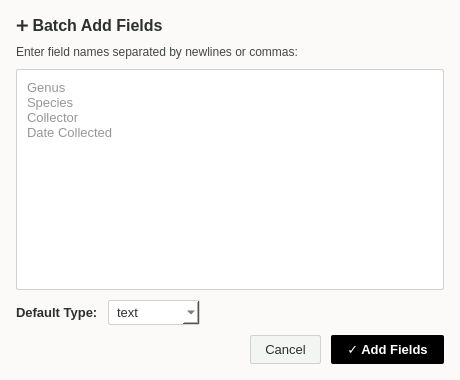
<?xml version="1.0" encoding="UTF-8"?>
<ui version="4.0">
 <class>BatchAddFieldsDialog</class>
 <widget class="QDialog" name="BatchAddFieldsDialog">
  <property name="geometry">
   <rect>
    <x>0</x>
    <y>0</y>
    <width>460</width>
    <height>380</height>
   </rect>
  </property>
  <property name="minimumSize">
   <size>
    <width>400</width>
    <height>320</height>
   </size>
  </property>
  <property name="windowTitle">
   <string>Batch Add Multiple Fields</string>
  </property>
  <property name="styleSheet">
   <string notr="true">QDialog#BatchAddFieldsDialog {
    background-color: #fbfaf8;
    color: #2c302e;
}
QLabel#lbl_header_title {
    color: #2c302e;
    font-family: &quot;Segoe UI&quot;, &quot;Inter&quot;;
    font-size: 12pt;
    font-weight: bold;
}
QLabel#lbl_header_subtitle {
    color: #444748;
    font-family: &quot;Segoe UI&quot;, &quot;Inter&quot;;
    font-size: 9pt;
}
QPlainTextEdit#text_field_names {
    background-color: #ffffff;
    color: #2c302e;
    font-family: &quot;JetBrains Mono&quot;, monospace;
    font-size: 9.5pt;
    border: 1px solid #d1d1d1;
    border-radius: 2px;
    padding: 6px;
}
QLabel#lbl_default_type {
    color: #2c302e;
    font-family: &quot;Segoe UI&quot;, &quot;Inter&quot;;
    font-size: 9.5pt;
    font-weight: bold;
}
QComboBox#combo_default_type {
    background-color: #ffffff;
    color: #2c302e;
    font-family: &quot;Segoe UI&quot;, &quot;Inter&quot;;
    font-size: 9.5pt;
    border: 1px solid #d1d1d1;
    border-radius: 2px;
    padding: 3px 8px;
}
QPushButton#btn_cancel {
    background-color: #f2f5f1;
    color: #2c302e;
    font-family: &quot;Segoe UI&quot;, &quot;Inter&quot;;
    font-size: 9.5pt;
    border: 1px solid #d1d1d1;
    border-radius: 2px;
    padding: 6px 14px;
}
QPushButton#btn_cancel:hover {
    background-color: #e9ece5;
}
QPushButton#btn_add_fields {
    background-color: #000000;
    color: #ffffff;
    font-family: &quot;Segoe UI&quot;, &quot;Inter&quot;;
    font-size: 9.5pt;
    font-weight: bold;
    border: none;
    border-radius: 2px;
    padding: 6px 16px;
}
QPushButton#btn_add_fields:hover {
    background-color: #2c302e;
}</string>
  </property>
  <layout class="QVBoxLayout" name="root_vlayout">
   <property name="spacing">
    <number>10</number>
   </property>
   <property name="leftMargin">
    <number>16</number>
   </property>
   <property name="topMargin">
    <number>16</number>
   </property>
   <property name="rightMargin">
    <number>16</number>
   </property>
   <property name="bottomMargin">
    <number>16</number>
   </property>
   <item>
    <widget class="QLabel" name="lbl_header_title">
     <property name="text">
      <string>➕ Batch Add Fields</string>
     </property>
    </widget>
   </item>
   <item>
    <widget class="QLabel" name="lbl_header_subtitle">
     <property name="text">
      <string>Enter field names separated by newlines or commas:</string>
     </property>
    </widget>
   </item>
   <item>
    <widget class="QPlainTextEdit" name="text_field_names">
     <property name="placeholderText">
      <string>Genus
Species
Collector
Date Collected</string>
     </property>
    </widget>
   </item>
   <item>
    <layout class="QHBoxLayout" name="type_row_layout">
     <item>
      <widget class="QLabel" name="lbl_default_type">
       <property name="text">
        <string>Default Type:</string>
       </property>
      </widget>
     </item>
     <item>
      <widget class="QComboBox" name="combo_default_type">
       <item>
        <property name="text">
         <string>text</string>
        </property>
       </item>
       <item>
        <property name="text">
         <string>multiline</string>
        </property>
       </item>
       <item>
        <property name="text">
         <string>choice</string>
        </property>
       </item>
       <item>
        <property name="text">
         <string>checkbox</string>
        </property>
       </item>
      </widget>
     </item>
     <item>
      <spacer name="type_spacer">
       <property name="orientation">
        <enum>Qt::Horizontal</enum>
       </property>
       <property name="sizeHint" stdset="0">
        <size>
         <width>40</width>
         <height>20</height>
        </size>
       </property>
      </spacer>
     </item>
    </layout>
   </item>
   <item>
    <layout class="QHBoxLayout" name="btn_bar_layout">
     <item>
      <spacer name="btn_spacer">
       <property name="orientation">
        <enum>Qt::Horizontal</enum>
       </property>
       <property name="sizeHint" stdset="0">
        <size>
         <width>40</width>
         <height>20</height>
        </size>
       </property>
      </spacer>
     </item>
     <item>
      <widget class="QPushButton" name="btn_cancel">
       <property name="cursor">
        <cursorShape>PointingHandCursor</cursorShape>
       </property>
       <property name="text">
        <string>Cancel</string>
       </property>
      </widget>
     </item>
     <item>
      <widget class="QPushButton" name="btn_add_fields">
       <property name="cursor">
        <cursorShape>PointingHandCursor</cursorShape>
       </property>
       <property name="text">
        <string>✓ Add Fields</string>
       </property>
      </widget>
     </item>
    </layout>
   </item>
  </layout>
 </widget>
 <resources/>
 <connections/>
</ui>
